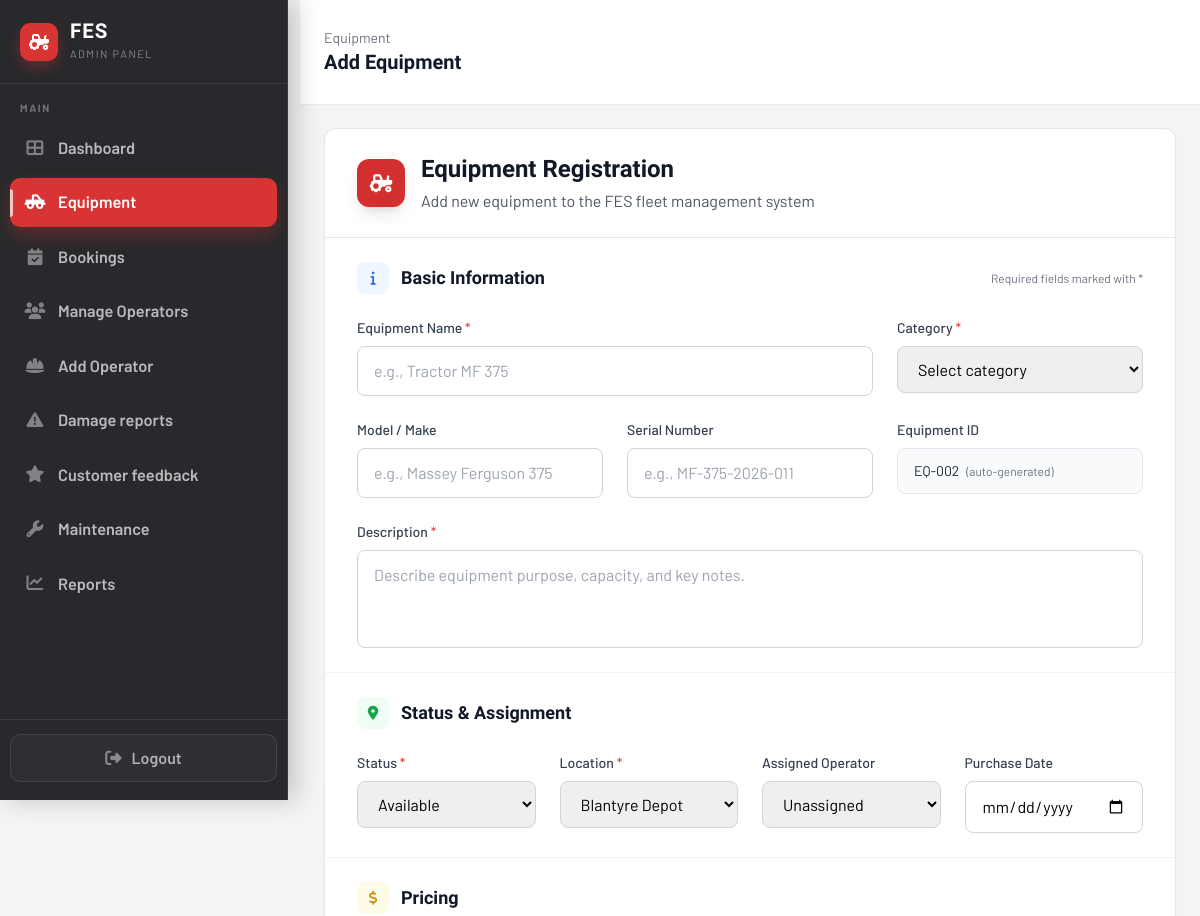
/Pages/admin/add_equipment.php (signed in, upper part), run on an earlier commit of the app's database.
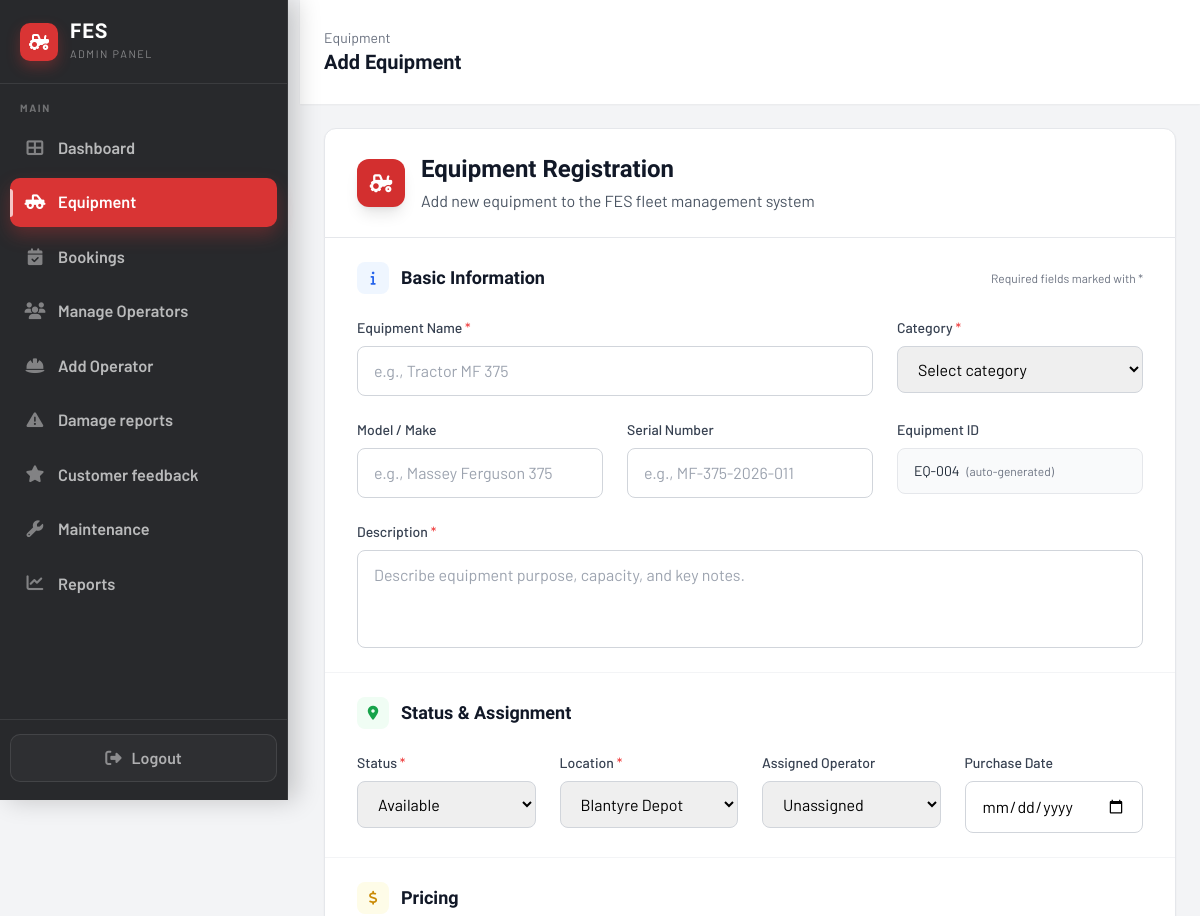
And on a later commit of the database.
### tables this page shows
CREATE TABLE IF NOT EXISTS `equipment` (
  `id` int NOT NULL AUTO_INCREMENT,
  `equipment_name` varchar(255) NOT NULL,
  `category` varchar(100) NOT NULL,
  `equipment_id` varchar(100) NOT NULL,
  `model` varchar(255) DEFAULT NULL,
  `description` text NOT NULL,
  `status` enum('available','in_use','maintenance','retired') NOT NULL DEFAULT 'available',
  `location` varchar(255) NOT NULL,
  `operator_id` int DEFAULT NULL,
  `purchase_date` date DEFAULT NULL,
  `daily_rate` decimal(10,2) NOT NULL,
  `hourly_rate` decimal(10,2) DEFAULT '0.00',
  `per_hectare_rate` decimal(10,2) DEFAULT NULL,
  `fuel_type` varchar(50) DEFAULT NULL,
  `total_usage_hours` int DEFAULT '0',
  `year_manufactured` int DEFAULT NULL,
  `weight_kg` decimal(10,2) DEFAULT NULL,
  `last_maintenance` date DEFAULT NULL,
  `icon` varchar(100) NOT NULL,
  `image_path` varchar(500) DEFAULT NULL,
  `created_at` timestamp NULL DEFAULT CURRENT_TIMESTAMP,
  `updated_at` timestamp NULL DEFAULT CURRENT_TIMESTAMP ON UPDATE CURRENT_TIMESTAMP,
  PRIMARY KEY (`id`),
  KEY `operator_id` (`operator_id`)
);

### Pages/admin/add_equipment.php (the view, shortened to what the changed rows need)
<?php
$next_equipment_id = 'EQ-001';
try {
    $conn = getDBConnection();
    $idSql = "SELECT equipment_id FROM equipment ORDER BY id DESC LIMIT 1";
    $idRes = $conn->query($idSql);
    if ($idRes && $last = $idRes->fetch_assoc()) {
        $lastId = (string)($last['equipment_id'] ?? '');
        if (strpos($lastId, 'EQ-') === 0) {
            $num = (int)substr($lastId, 3);
            $next_equipment_id = 'EQ-' . str_pad($num + 1, 3, '0', STR_PAD_LEFT);
        }
    }
} catch (Exception $e) {
    error_log('Database error: ' . $e->getMessage());
    $operators = [];
    $next_equipment_id = 'EQ-001';
}
?>
<!DOCTYPE html>
<html lang="en">
<head>
    <link rel="stylesheet" href="https://cdnjs.cloudflare.com/ajax/libs/font-awesome/6.4.0/css/all.min.css">
    <script src="https://cdn.tailwindcss.com"></script>
</head>
<body>
    <div class="min-h-screen w-full bg-gray-100">
        <div class="min-h-screen" style="margin-left: 300px; width: calc(100% - 300px);" id="main-content">
            <header class="bg-white px-6 py-7 flex items-center justify-between shadow-sm md:pl-6">
                <div class="flex items-center gap-3">
                    <div>
                        <h1 class="text-xl font-semibold text-gray-900">Add Equipment</h1>
                    </div>
                </div>
            </header>
            <main class="flex-1 overflow-y-auto p-6 md:pl-6" style="width: 100%; overflow-x: hidden;">
                <div class="max-w-5xl mx-auto">
                    <div class="bg-white rounded-t-xl shadow-sm border border-gray-200 px-8 py-6">
                        <div class="flex items-center gap-4">
                            <div>
                                <h2 class="text-2xl font-bold text-gray-900">Equipment Registration</h2>
                            </div>
                        </div>
                    </div>
                    <form action="include/process_add_equipment.php" method="POST" enctype="multipart/form-data" class="bg-white shadow-sm border border-t-0 border-gray-200 rounded-b-xl">
                        <div class="px-8 py-6 border-b border-gray-100">
                            <div class="grid grid-cols-1 md:grid-cols-2 lg:grid-cols-3 gap-6">
                                <div>
                                    <label class="block text-sm font-medium text-gray-700 mb-2">Equipment ID</label>
                                    <div class="block w-full px-4 py-3 border border-gray-200 bg-gray-50 rounded-lg text-sm text-gray-800">
                                        <?php echo htmlspecialchars($next_equipment_id); ?>
                                        <span class="ml-1 text-xs text-gray-500">(auto-generated)</span>
                                    </div>
                                </div>
                            </div>
                        </div>
                    </form>
                </div>
            </main>
        </div>
    </div>
</body>
</html>

What changed in the data, as far as the page shows it:
no longer on this page (row edited): equipment: equipment "EQ-002"
added equipment: equipment "EQ-004"
